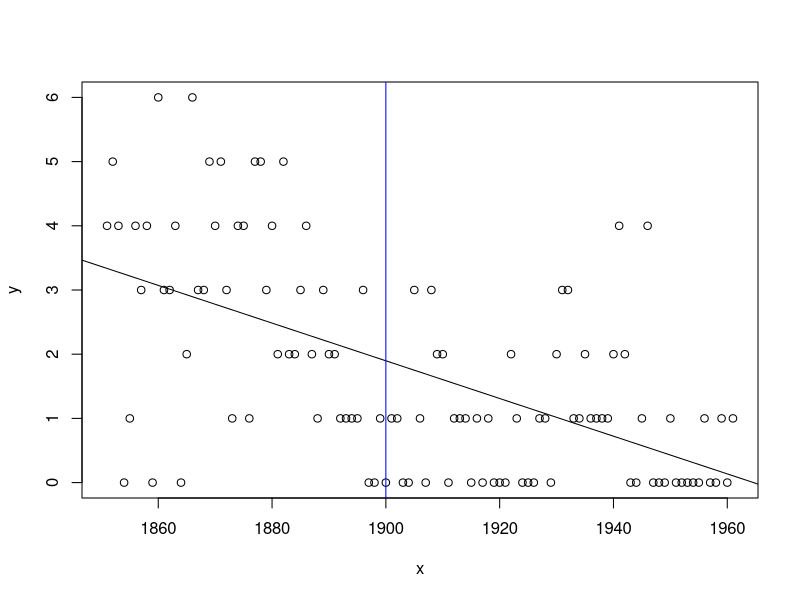
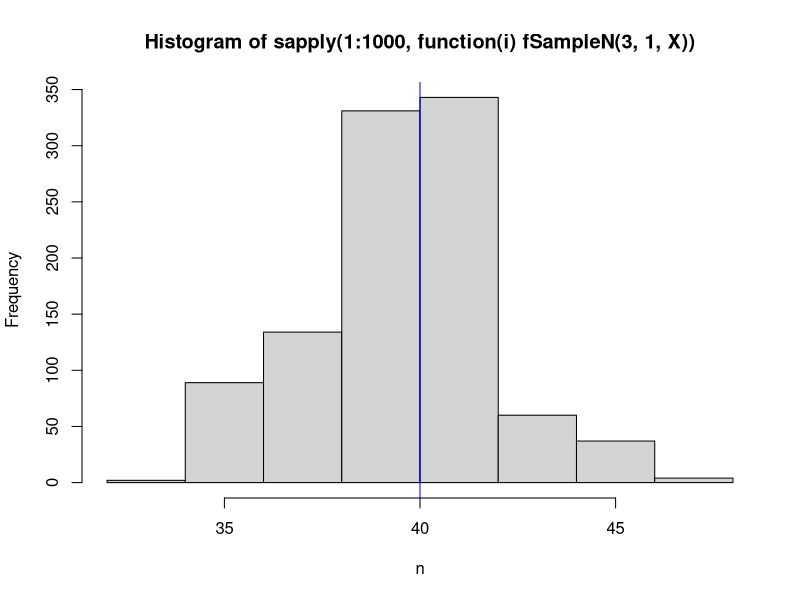
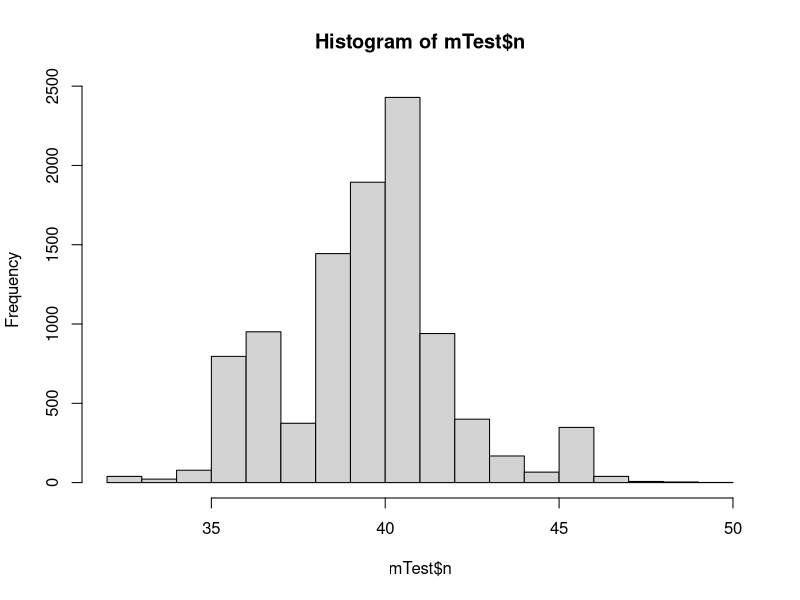

Reproduce these figures in R, in order. (Note: this script raises an error after producing the figures.)
## ---- chunk 1
coal_df <- read.csv("data/gibbs_coal.csv")
X <- coal_df$y
## ---- chunk 2
coal_df$y
## ---- chunk 3
plot(coal_df)
linear.model <- lm(coal_df$y ~ coal_df$x)
abline(linear.model)
summary(linear.model)

abline(v=1900, col="blue")
## ---- chunk 4
fPointnConditional <- function(n, X, lambda.1, lambda.2){
  N <- length(X)
  aSum.1 <- sum(X[1:n])
  aSum.2 <- sum(X[(n+1):N])
  if(n == 111){
    return(0)
  }else{
    return(lambda.1 ^ aSum.1 * exp(-n * lambda.1) * lambda.2 ^ aSum.2 *
             exp(-(N - n) * lambda.2))
  } 
}
  
## ---- chunk 5
fAllnConditional <- function(X, lambda.1, lambda.2){
  lProb <- sapply(seq_along(X), function(n) fPointnConditional(n, X, lambda.1, lambda.2))
  return(lProb / sum(lProb))
}

## ---- chunk 6
fSampleN <- function(lambda.1, lambda.2, X){
  sample(seq_along(X), 1, prob=fAllnConditional(X, lambda.1, lambda.2))
}
## ---- chunk 7
hist(sapply(1:1000, function(i) fSampleN(3, 1, X)), xlab='n')
abline(v=40, col="blue")
## ---- chunk 8
fSampleLambda1 <- function(X, a, b, n){
  aSum <- sum(X[1:n])
  return(rgamma(1, (a + aSum), (b + n)))
}
fSampleLambda2 <- function(X, a, b, n){
  N <- length(X)
  aSum <- sum(X[(n + 1):N])
  return(rgamma(1, (a + aSum), (b + N - n)))
}

## ---- chunk 9
fGibbsSingle <- function(n, lambda.1, lambda.2, X, a, b){
  n <- fSampleN(lambda.1, lambda.2, X)
  lambda.1 <- fSampleLambda1(X, a, b, n)
  lambda.2 <- fSampleLambda2(X, a, b, n)
  return(list(n=n, lambda.1=lambda.1, lambda.2=lambda.2))
}
## ---- chunk 10
fGibbs <- function(numIterations, n, lambda.1, lambda.2, X, a, b){
  mSamples <- matrix(nrow=numIterations, ncol=3)
  mSamples[1,] <- c(n, lambda.1, lambda.2)
  for(i in 2:numIterations){
    nPrev <- mSamples[(i - 1), 1]
    lambda.1Prev <- mSamples[(i - 1), 2]
    lambda.2Prev <- mSamples[(i - 1), 3]
    lParams <- fGibbsSingle(nPrev, lambda.1Prev, lambda.2Prev, X, a, b)
    mSamples[i,] <- c(lParams$n, lParams$lambda.1, lParams$lambda.2)
  }
  colnames(mSamples) <- c("n", "lambda.1", "lambda.2")
  return(as.data.frame(mSamples))
}
## ---- chunk 11
mTest <- fGibbs(10000, 40, 3, 1, X, 1, 1)
hist(mTest$n)
## ---- chunk 12
library("coda")
HPDinterval(obj = mTest)
## ---- chunk 13
library("bayestestR")
ci(mTest, method = "HDI", ci = 0.95)

## ---- chunk 14
median(mTest$lambda.1)
median(mTest$lambda.2)
